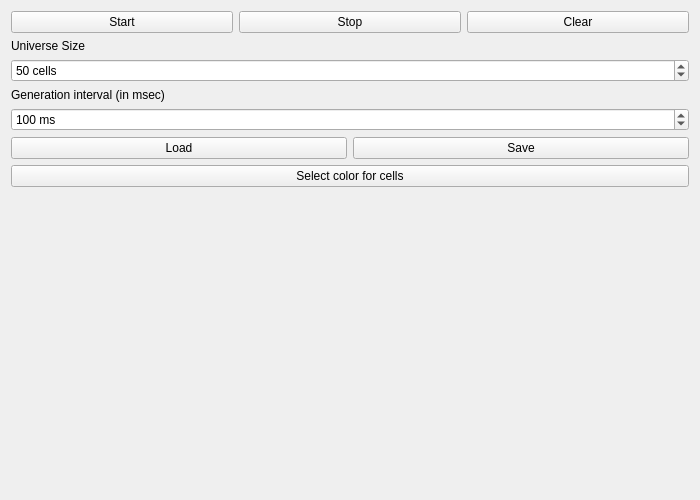
<?xml version="1.0" encoding="UTF-8"?>
<ui version="4.0">
 <class>MainWindow</class>
 <widget class="QMainWindow" name="MainWindow">
  <property name="geometry">
   <rect>
    <x>0</x>
    <y>0</y>
    <width>700</width>
    <height>500</height>
   </rect>
  </property>
  <property name="windowTitle">
   <string>Conway's Game of Life</string>
  </property>
  <widget class="QWidget" name="centralWidget">
   <layout class="QHBoxLayout" name="horizontalLayout">
    <item>
     <layout class="QHBoxLayout" name="mainLayout">
      <item>
       <layout class="QVBoxLayout" name="gameLayout"/>
      </item>
      <item>
       <layout class="QVBoxLayout" name="setLayout">
        <item>
         <layout class="QHBoxLayout" name="controlLayout">
          <item>
           <widget class="QPushButton" name="startButton">
            <property name="text">
             <string>Start</string>
            </property>
           </widget>
          </item>
          <item>
           <widget class="QPushButton" name="stopButton">
            <property name="text">
             <string>Stop</string>
            </property>
           </widget>
          </item>
          <item>
           <widget class="QPushButton" name="clearButton">
            <property name="text">
             <string>Clear</string>
            </property>
           </widget>
          </item>
         </layout>
        </item>
        <item>
         <widget class="QLabel" name="label">
          <property name="text">
           <string>Universe Size</string>
          </property>
         </widget>
        </item>
        <item>
         <widget class="QSpinBox" name="cellsControl">
          <property name="suffix">
           <string> cells</string>
          </property>
          <property name="minimum">
           <number>10</number>
          </property>
          <property name="maximum">
           <number>400</number>
          </property>
          <property name="value">
           <number>50</number>
          </property>
         </widget>
        </item>
        <item>
         <widget class="QLabel" name="label2">
          <property name="text">
           <string>Generation interval (in msec)</string>
          </property>
         </widget>
        </item>
        <item>
         <widget class="QSpinBox" name="iterInterval">
          <property name="suffix">
           <string> ms</string>
          </property>
          <property name="minimum">
           <number>50</number>
          </property>
          <property name="maximum">
           <number>100000</number>
          </property>
          <property name="singleStep">
           <number>10</number>
          </property>
          <property name="value">
           <number>100</number>
          </property>
         </widget>
        </item>
        <item>
         <layout class="QHBoxLayout" name="fileLayout">
          <item>
           <widget class="QPushButton" name="loadButton">
            <property name="text">
             <string>Load</string>
            </property>
           </widget>
          </item>
          <item>
           <widget class="QPushButton" name="saveButton">
            <property name="text">
             <string>Save</string>
            </property>
           </widget>
          </item>
         </layout>
        </item>
        <item>
         <widget class="QPushButton" name="colorButton">
          <property name="text">
           <string>Select color for cells</string>
          </property>
         </widget>
        </item>
        <item>
         <spacer name="verticalSpacer">
          <property name="orientation">
           <enum>Qt::Vertical</enum>
          </property>
          <property name="sizeHint" stdset="0">
           <size>
            <width>20</width>
            <height>40</height>
           </size>
          </property>
         </spacer>
        </item>
       </layout>
      </item>
     </layout>
    </item>
   </layout>
  </widget>
 </widget>
 <layoutdefault spacing="6" margin="11"/>
 <resources/>
 <connections/>
</ui>
